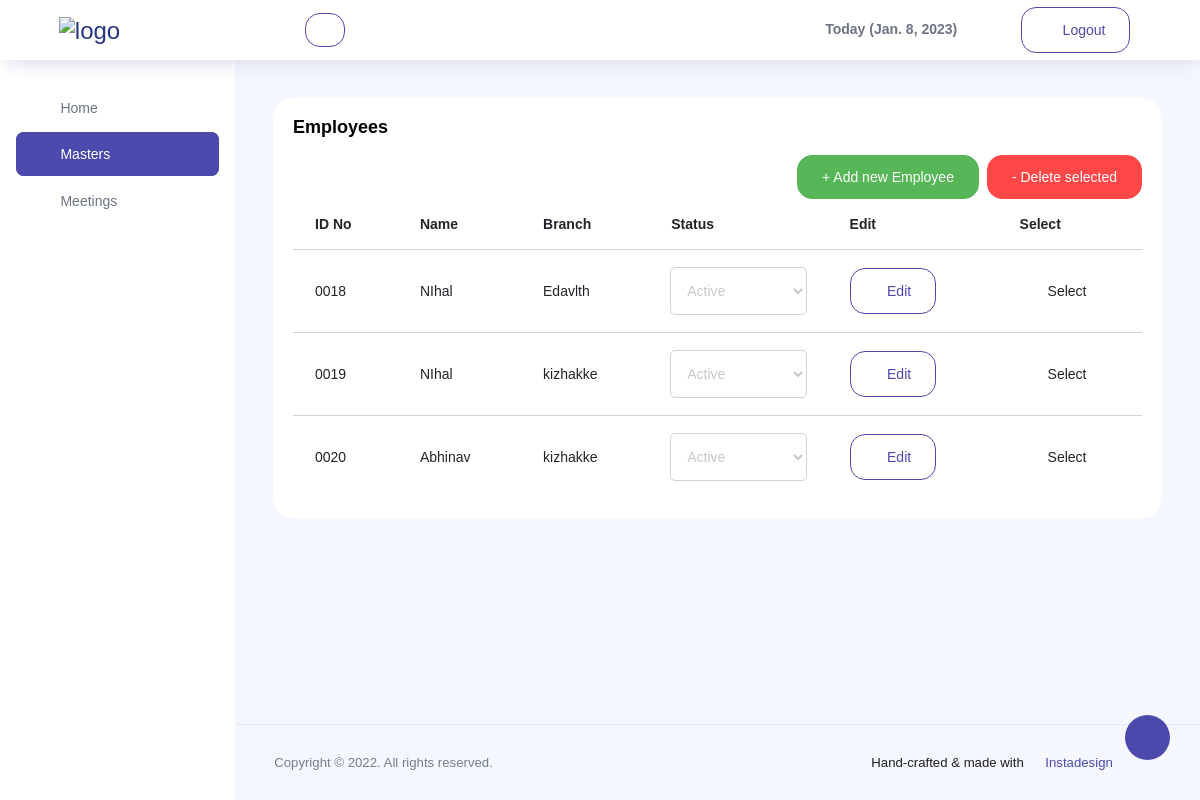
Screenshot of /listemp/ (signed in) with the database file from the repository.
### todo/models.py (models this page shows, shortened)
class Employee(models.Model):
    class Meta:
        verbose_name = 'Employee'
        verbose_name_plural = 'Employees'
    name = models.CharField(max_length=100, null=False, blank=False)
    details = models.CharField(max_length=100, null=True, blank=True)
    branch=models.ForeignKey(Branch,on_delete=models.SET_NULL,null=True,blank=True)
    department=models.ForeignKey(Department,on_delete=models.SET_NULL,null=True,blank=True)
    email=models.CharField(max_length=100, null=True, blank=True)
    phone=models.CharField(max_length=100, null=True, blank=True)
    progress=models.CharField(max_length=200, null=True,blank=True)
    task=models.CharField(max_length=200, null=True,blank=True)
    tempc=models.CharField(max_length=100, null=True,blank=True)
    tempp=models.CharField(max_length=200, null=True,blank=True)
    tempt=models.CharField(max_length=200, null=True,blank=True)
    estatus=models.CharField(max_length=200, null=True,blank=True)
    status=models.ForeignKey(Estatus,on_delete=models.SET_NULL,null=True,blank=True)
    completed=models.CharField(max_length=100, null=True,blank=True)

### todo/views.py (the view, shortened to what this page needs)
# urls.py: path('listemp/',listemp,name='list'),
@login_required(login_url='login')
def listemp(request):
    tday = datetime.date.today()
    emps = Employee.objects.all()
    context = {'emps': emps,'tday':tday }
    return render(request, 'listemp.html', context)

### todo/templates/listemp.html (shortened to what this page needs)
{%extends 'index.html'%}
{%load static%}
{%block mainpanel%}
<nav class="sidebar sidebar-offcanvas" id="sidebar">
  <ul class="nav">
    <li class="nav-item">
      <a class="nav-link" href="{% url 'ind' %}">
        <i class="mdi mdi-home-variant  menu-icon"></i>
        <span class="menu-title">Home</span>
      </a>
    </li>
    <li class="nav-item active">
      <a class="nav-link" data-toggle="collapse" href="#ui-basic" aria-expanded="false" aria-controls="ui-basic">
        <i class="icon-layout menu-icon"></i>
        <span class="menu-title">Masters</span>
        <i class="menu-arrow"></i>
      </a>
    </li>
    <li class="nav-item">
      <a class="nav-link" data-toggle="collapse" href="#ui-basic1" aria-expanded="false" aria-controls="ui-basic">
        <i class="icon-layout menu-icon"></i>
        <span class="menu-title">Meetings</span>
        <i class="menu-arrow"></i>
      </a>
    </li>
  </ul>
</nav>
<div class="main-panel">
  <div class="content-wrapper">
    <div class="row">
      <div class="col-12 grid-margin stretch-card">
        <div class="card">
          <div class="card-body">
            <h4 class="card-title">Employees</h4>
            <form method="POST">
            <div class="d-flex justify-content-end">
              <a href="{% url 'add' %}" class="btn btn-success">+ Add new Employee</a>
              <button type="submit"  class="btn btn-danger ml-2">- Delete selected</button>
            </div>
            <div class="table-responsive">
              <table class="table table-hover">
                <thead>
                  <tr>
                    <th>ID No</th>
                    <th>Name</th>
                    <th>Branch</th>
                    <th>Status</th>
                    <th>Edit</th>
                    <th>Select</th>
                  </tr>
                </thead>
                <tbody>
                  {% for emp in emps%}
                  <tr>
                    <td>00{{emp.id}}</td>
                    <td>{{emp.name}}</td>
                    <td>{{emp.details}}</td>
                    <form method="POST" id="post-form">
                      <td>
                      <select onchange="this.form.submit()" id="estatus" name="estatus" class="form-control">
                        <option value="{{emp.estatus}}">{{emp.estatus}}</option>
                      </select>
                    </td></form>
                    <td>
                      <a href="{% url 'edit' emp.id %}" class="btn btn-outline-primary"><i class="ti-pencil-alt"></i>Edit</a>
                    </td>
                    <td><div class="form-check">
                      <label class="form-check-label">
                        Select
                      </label>
                    </div></td>
                  </tr>
                  {%endfor%}
                </tbody>
              </table>
            </div>
          </div>
        </div>
      </div>
    </div>
  </div>
  {%endblock mainpanel%}

### todo/templates/index.html (shortened to what this page needs)
<!DOCTYPE html>
<html lang="en">
{%load static%}
<head>
  <link rel="stylesheet" href="{%static 'assets/vendors/feather/feather.css' %}">
  <link rel="stylesheet" href="{%static 'assets/vendors/ti-icons/css/themify-icons.css' %}">
  <link rel="stylesheet" href="{%static 'assets/vendors/css/vendor.bundle.base.css' %}">
  <link rel="stylesheet" href="{%static 'assets/vendors/datatables.net-bs4/dataTables.bootstrap4.css' %}">
  <link rel="stylesheet" href="{%static 'assets/vendors/ti-icons/css/themify-icons.css' %}">
  <link rel="stylesheet" href="{%static 'assets/vendors/mdi/css/materialdesignicons.min.css' %}">
  <link rel="stylesheet" type="text/css" href="{%static 'assets/js/select.dataTables.min.css' %}">
  <link rel="stylesheet" href="{%static 'assets/css/vertical-layout-light/style.css' %}">
</head>
<body>
  <div class="container-scroller">
    <nav class="navbar col-lg-12 col-12 p-0 fixed-top d-flex flex-row">
      <div class="text-center navbar-brand-wrapper d-flex align-items-center justify-content-center">
        <a class="navbar-brand brand-logo mr-5" href="index.html"><img src="{%static 'assets/images/aklogo.png' %}" class="mr-2" alt="logo"/></a>
      </div>
      <div class="navbar-menu-wrapper d-flex align-items-center justify-content-end">
        <button class="navbar-toggler navbar-toggler align-self-center" type="button" data-toggle="minimize">
          <span class="icon-menu"></span>
        </button>
        <button class="ml-3 btn btn-outline-primary btn-sm" id="back" onclick="goBack()"><i class="mdi mdi-arrow-left"></i></button>
        <ul class="navbar-nav navbar-nav-right">
          <li class="nav-item font-weight-bolder mr-5">
            Today ({{tday}})
          </li>
          <li class="nav-item">
            <a class="btn btn-outline-primary" href="{% url 'log' %}">
              <i class="ti-power-off"></i>
              Logout
            </a>
          </li>
          <li class="nav-item nav-settings d-none d-lg-flex">
            <a class="nav-link" href="#">
              <i class="icon-ellipsis"></i>
            </a>
          </li>
        </ul>
      </div>
    </nav>
    <div class="container-fluid page-body-wrapper">
      <div class="theme-setting-wrapper">
        <div id="settings-trigger"><i class="ti-settings"></i></div>
      </div>
      {%block mainpanel%}{%endblock%}
        <footer class="footer">
          <div class="d-sm-flex justify-content-center justify-content-sm-between">
            <span class="text-muted text-center text-sm-left d-block d-sm-inline-block">Copyright © 2022.
              All rights reserved.</span>
            <span class="float-none float-sm-right d-block mt-1 mt-sm-0 text-center mr-5">Hand-crafted & made with <i
                class="ti-heart text-danger ml-1"></i><a target="_blank" href="https://instadesign.in"> Instadesign</a></span>
          </div>
        </footer>
      </div>
    </div>
  </div>
</body>
</html>

### rows the page displays
Employee: id "18", name "NIhal", details "Edavlth", estatus "Active"
Employee: id "19", name "NIhal", details "kizhakke", estatus "Active"
Employee: id "20", name "Abhinav", details "kizhakke", estatus "Active"

### other values shown
{{ tday }} "Jan. 8, 2023"
